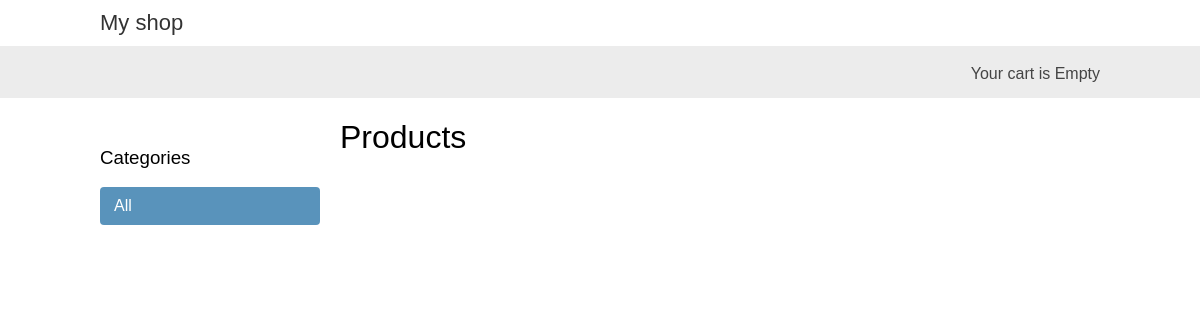
The app's page /, older data.
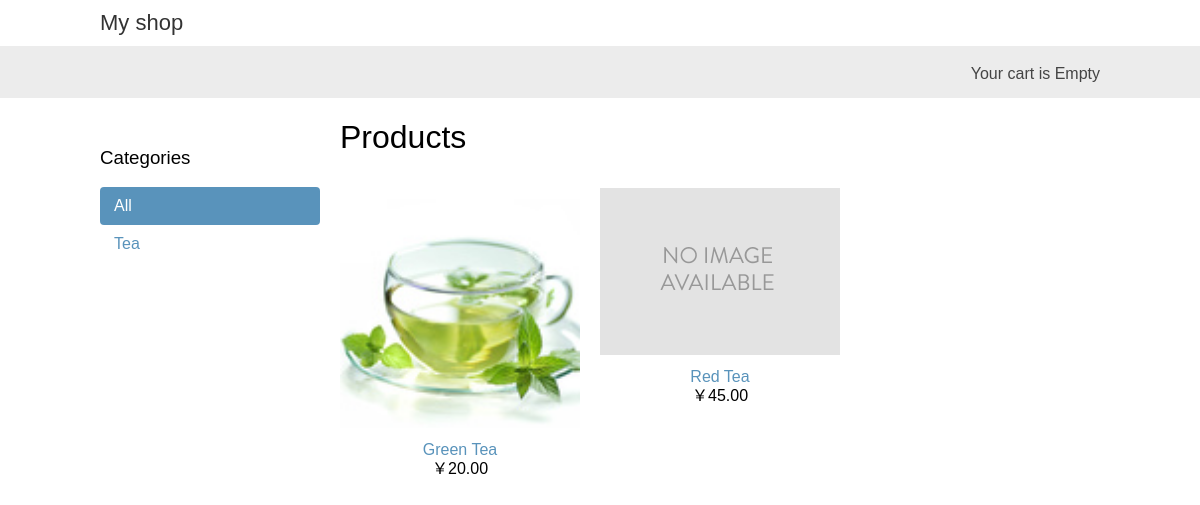
The same page, newer data.
### shop/models.py (models this page shows, shortened)
class Category(models.Model):
    name = models.CharField(max_length=200,
                            db_index=True)
    slug = models.SlugField(max_length=200,
                            db_index=True,
                            unique=True)
    class Meta:
        ordering = ('name', )
        verbose_name = 'category'
        verbose_name_plural = 'categories'
    def get_absolute_url(self):
        return reverse('shop:product_list_by_category',
                       args=[self.slug])

class Product(models.Model):
    category = models.ForeignKey(Category, related_name='products')
    name = models.CharField(max_length=200, db_index=True)
    slug = models.SlugField(max_length=200, db_index=True)
    image = models.ImageField(upload_to='products/%Y/%m/%d', blank=True)
    description = models.TextField(blank=True)
    price = models.DecimalField(max_digits=10, decimal_places=2)
    stock = models.PositiveIntegerField()
    available = models.BooleanField(default=True)
    created = models.DateTimeField(auto_now_add=True)
    updated = models.DateTimeField(auto_now=True)
    class Meta:
        ordering = ('name', )
        index_together = (('id', 'slug'), )
    def get_absolute_url(self):
        return reverse('shop:product_detail', args=[self.id, self.slug])

### shop/views.py (the view)
# urls.py: url(r'^$', views.product_list, name='product_list'),
def product_list(request, category_slug=None):
    category = None
    categories = Category.objects.all()
    products = Product.objects.filter(available=True)
    if category_slug:
        category = get_object_or_404(Category, slug=category_slug)
        products = products.filter(category=category)
    return render(request, 'shop/product/list.html', {'category': category,
                                                      'categories': categories,
                                                      'products': products})

### cart/cart.py (called while the page is built)
    def __len__(self):
        return sum(item['quantity'] for item in self.cart.values())

### cart/context_processors.py (called while the page is built)
def cart(request):
    return {'cart': Cart(request)}

### shop/templates/shop/product/list.html (shortened to what this page needs)
{% extends 'shop/base.html' %}
{% load static %}
{% block content %}
    <div id="sidebar">
        <h3>Categories</h3>
        <ul>
            <li {% if not category %}class="selected"{% endif %}>
                <a href="{% url 'shop:product_list' %}">All</a>
            </li>
            {% for c in categories %}
            <li {% if category.slug == c.slug %}class="selected"{% endif %}>
                <a href="{{ c.get_absolute_url }}">{{ c.name }}</a>
            </li>
            {% endfor %}
        </ul>
    </div>
    <div id="main" class="product-list">
        <h1>{% if category %}
            {{ category.name }}
            {% else %}
            Products
            {% endif %}
        </h1>
        {% for product in products %}
            <div class="item">
                <a href="{{ product.get_absolute_url }}">
                    <img src="{% if product.image %}
                        {{ product.image.url }}
                    {% else %}
                        {% static 'img/no_image.png' %}
                    {% endif %}" alt="No">
                </a><br>
                <a href="{{ product.get_absolute_url }}">
                    {{ product.name }}
                </a><br>
                ￥{{ product.price }}
            </div>
        {% endfor %}
    </div>
{% endblock %}

### shop/templates/shop/base.html (shortened to what this page needs)
{% load static %}
<!DOCTYPE html>
<html>
<head>
    <link href="{% static "css/base.css" %}" rel="stylesheet">
</head>
<body>
    <div id="header">
        <a href="/" class="logo">My shop</a>
    </div>
    <div id="subheader">
        <div class="cart">
            {% with total_items=cart|length %}
                {% if cart|length %}
                    Your cart:
                    <a href="{% url 'cart:cart_detail' %}">
                    {{ total_items }} item{{ total_items|pluralize }}
                    ,￥{{ cart.get_total_price }}
                    </a>
                {% else %}
                    Your cart is Empty
                {% endif %}
            {% endwith %}
        </div>
    </div>
    <div id="content">
        {% block content %}
        {% endblock %}
    </div>
</body>
</html>

### shop/static/css/base.css (style rules this page uses)
body { margin:0; padding:0; font-family:helvetica, sans-serif; }
h1, h2, h3, h4, h5 , h6 { font-family: 'Ubuntu', sans-serif; font-weight:normal; }
a { text-decoration:none; color:#5993bb; }
#header { padding:10px 100px; font-size:18px; overflow:auto; }
#subheader { background:#ececec; color:#444; padding:15px 100px; overflow:auto; }
#header .logo { font-family: 'Ubuntu', sans-serif; float:left; color:#333; font-size:22px; margin-right:10%; }
#subheader .cart { float:right; padding-top:4px; }
#content { padding:0 100px; overflow:hidden; }
#sidebar { width:220px; padding:30px 20px 0 0; float:left; }
#sidebar ul { margin:0; padding:0; }
#sidebar ul li { margin:0; list-style:none; padding:10px 14px; }
#sidebar ul li a { display:block; }
#sidebar ul li.selected { background:#5993bb; border-radius:4px; }
#sidebar ul li.selected a { color:#fff; }
#main { float:left; width: 96%; margin-right:-220px; overflow:hidden; }
.product-list .item { width:25%; padding:10px 20px 10px 0; float:left; text-align:center; line-height:1.2; }
.product-list .item img { width:100%; margin-bottom:8px; }

Row changes from the older to the newer data that the page shows:
added Category: name "Tea"
added Product: image (picture), name "Green Tea", price "20.00"
added Product: name "Red Tea", price "45.00"
